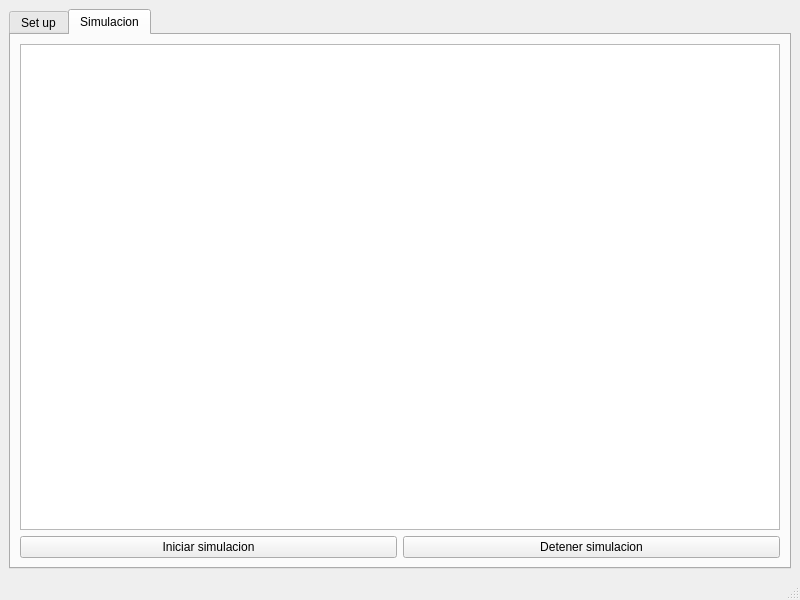
<?xml version="1.0" encoding="UTF-8"?>
<ui version="4.0">
 <class>MainWindow</class>
 <widget class="QMainWindow" name="MainWindow">
  <property name="geometry">
   <rect>
    <x>0</x>
    <y>0</y>
    <width>800</width>
    <height>600</height>
   </rect>
  </property>
  <property name="windowTitle">
   <string>MainWindow</string>
  </property>
  <widget class="QWidget" name="centralwidget">
   <layout class="QHBoxLayout" name="horizontalLayout_3">
    <item>
     <widget class="QTabWidget" name="TabWidget">
      <property name="currentIndex">
       <number>1</number>
      </property>
      <widget class="QWidget" name="SetUpTab">
       <attribute name="title">
        <string>Set up</string>
       </attribute>
       <widget class="QWidget" name="layoutWidget">
        <property name="geometry">
         <rect>
          <x>0</x>
          <y>40</y>
          <width>311</width>
          <height>27</height>
         </rect>
        </property>
        <layout class="QHBoxLayout" name="horizontalLayout_2">
         <item>
          <widget class="QLabel" name="cantCuerposLbl">
           <property name="text">
            <string>Cantidad de cuerpos</string>
           </property>
          </widget>
         </item>
         <item>
          <widget class="QSpinBox" name="cantCuerposSpinBox"/>
         </item>
         <item>
          <widget class="QPushButton" name="aplicarBtn">
           <property name="text">
            <string>Aplicar</string>
           </property>
          </widget>
         </item>
        </layout>
       </widget>
       <widget class="QWidget" name="widget" native="true">
        <property name="geometry">
         <rect>
          <x>0</x>
          <y>140</y>
          <width>781</width>
          <height>31</height>
         </rect>
        </property>
        <widget class="QWidget" name="layoutWidget">
         <property name="geometry">
          <rect>
           <x>0</x>
           <y>0</y>
           <width>771</width>
           <height>27</height>
          </rect>
         </property>
         <layout class="QHBoxLayout" name="horizontalLayout_5">
          <item alignment="Qt::AlignHCenter">
           <widget class="QLabel" name="label">
            <property name="text">
             <string>1</string>
            </property>
           </widget>
          </item>
          <item>
           <widget class="QSpinBox" name="w1_x0_sb"/>
          </item>
          <item>
           <widget class="QSpinBox" name="w1_Y0_sb"/>
          </item>
          <item>
           <widget class="QDoubleSpinBox" name="w1_m_dsb"/>
          </item>
          <item>
           <widget class="QDoubleSpinBox" name="w1_r_dsb"/>
          </item>
          <item>
           <widget class="QDoubleSpinBox" name="w1_vx0_dsb"/>
          </item>
          <item>
           <widget class="QDoubleSpinBox" name="w1_vy0_dsb"/>
          </item>
         </layout>
        </widget>
       </widget>
       <widget class="QWidget" name="widget_2" native="true">
        <property name="geometry">
         <rect>
          <x>0</x>
          <y>180</y>
          <width>781</width>
          <height>31</height>
         </rect>
        </property>
        <widget class="QWidget" name="layoutWidget_2">
         <property name="geometry">
          <rect>
           <x>0</x>
           <y>0</y>
           <width>771</width>
           <height>27</height>
          </rect>
         </property>
         <layout class="QHBoxLayout" name="horizontalLayout_12">
          <item alignment="Qt::AlignHCenter">
           <widget class="QLabel" name="label_8">
            <property name="text">
             <string>2</string>
            </property>
           </widget>
          </item>
          <item>
           <widget class="QSpinBox" name="w2_x0_sb"/>
          </item>
          <item>
           <widget class="QSpinBox" name="w2_Y0_sb"/>
          </item>
          <item>
           <widget class="QDoubleSpinBox" name="w2_m_dsb"/>
          </item>
          <item>
           <widget class="QDoubleSpinBox" name="w2_r_dsb"/>
          </item>
          <item>
           <widget class="QDoubleSpinBox" name="w2_vx0_dsb"/>
          </item>
          <item>
           <widget class="QDoubleSpinBox" name="w2_vy0_dsb"/>
          </item>
         </layout>
        </widget>
       </widget>
       <widget class="QWidget" name="widget_3" native="true">
        <property name="geometry">
         <rect>
          <x>0</x>
          <y>220</y>
          <width>781</width>
          <height>31</height>
         </rect>
        </property>
        <widget class="QWidget" name="layoutWidget_3">
         <property name="geometry">
          <rect>
           <x>0</x>
           <y>0</y>
           <width>771</width>
           <height>27</height>
          </rect>
         </property>
         <layout class="QHBoxLayout" name="horizontalLayout_13">
          <item alignment="Qt::AlignHCenter">
           <widget class="QLabel" name="label_9">
            <property name="text">
             <string>3</string>
            </property>
           </widget>
          </item>
          <item>
           <widget class="QSpinBox" name="w3_x0_sb"/>
          </item>
          <item>
           <widget class="QSpinBox" name="w3_Y0_sb"/>
          </item>
          <item>
           <widget class="QDoubleSpinBox" name="w3_m_dsb"/>
          </item>
          <item>
           <widget class="QDoubleSpinBox" name="w3_r_dsb"/>
          </item>
          <item>
           <widget class="QDoubleSpinBox" name="w3_vx0_dsb"/>
          </item>
          <item>
           <widget class="QDoubleSpinBox" name="w3_vy0_dsb"/>
          </item>
         </layout>
        </widget>
       </widget>
       <widget class="QWidget" name="widget_4" native="true">
        <property name="geometry">
         <rect>
          <x>0</x>
          <y>260</y>
          <width>781</width>
          <height>31</height>
         </rect>
        </property>
        <widget class="QWidget" name="layoutWidget_4">
         <property name="geometry">
          <rect>
           <x>0</x>
           <y>0</y>
           <width>771</width>
           <height>27</height>
          </rect>
         </property>
         <layout class="QHBoxLayout" name="horizontalLayout_14">
          <item alignment="Qt::AlignHCenter">
           <widget class="QLabel" name="label_10">
            <property name="text">
             <string>4</string>
            </property>
           </widget>
          </item>
          <item>
           <widget class="QSpinBox" name="w4_x0_sb"/>
          </item>
          <item>
           <widget class="QSpinBox" name="w4_Y0_sb"/>
          </item>
          <item>
           <widget class="QDoubleSpinBox" name="w4_m_dsb"/>
          </item>
          <item>
           <widget class="QDoubleSpinBox" name="w4_r_dsb"/>
          </item>
          <item>
           <widget class="QDoubleSpinBox" name="w4_vx0_dsb"/>
          </item>
          <item>
           <widget class="QDoubleSpinBox" name="w4_vy0_dsb"/>
          </item>
         </layout>
        </widget>
       </widget>
       <widget class="QWidget" name="widget_5" native="true">
        <property name="geometry">
         <rect>
          <x>0</x>
          <y>300</y>
          <width>781</width>
          <height>31</height>
         </rect>
        </property>
        <widget class="QWidget" name="layoutWidget_5">
         <property name="geometry">
          <rect>
           <x>0</x>
           <y>0</y>
           <width>771</width>
           <height>27</height>
          </rect>
         </property>
         <layout class="QHBoxLayout" name="horizontalLayout_15">
          <item alignment="Qt::AlignHCenter">
           <widget class="QLabel" name="label_11">
            <property name="text">
             <string>5</string>
            </property>
           </widget>
          </item>
          <item>
           <widget class="QSpinBox" name="w5_x0_sb"/>
          </item>
          <item>
           <widget class="QSpinBox" name="w5_Y0_sb"/>
          </item>
          <item>
           <widget class="QDoubleSpinBox" name="w5_m_dsb"/>
          </item>
          <item>
           <widget class="QDoubleSpinBox" name="w5_r_dsb"/>
          </item>
          <item>
           <widget class="QDoubleSpinBox" name="w5_vx0_dsb"/>
          </item>
          <item>
           <widget class="QDoubleSpinBox" name="w5_vy0_dsb"/>
          </item>
         </layout>
        </widget>
       </widget>
       <widget class="QWidget" name="widget_6" native="true">
        <property name="geometry">
         <rect>
          <x>0</x>
          <y>340</y>
          <width>781</width>
          <height>31</height>
         </rect>
        </property>
        <widget class="QWidget" name="layoutWidget_8">
         <property name="geometry">
          <rect>
           <x>0</x>
           <y>0</y>
           <width>771</width>
           <height>27</height>
          </rect>
         </property>
         <layout class="QHBoxLayout" name="horizontalLayout_16">
          <item alignment="Qt::AlignHCenter">
           <widget class="QLabel" name="label_12">
            <property name="text">
             <string>6</string>
            </property>
           </widget>
          </item>
          <item>
           <widget class="QSpinBox" name="w6_x0_sb"/>
          </item>
          <item>
           <widget class="QSpinBox" name="w6_Y0_sb"/>
          </item>
          <item>
           <widget class="QDoubleSpinBox" name="w6_m_dsb"/>
          </item>
          <item>
           <widget class="QDoubleSpinBox" name="w6_r_dsb"/>
          </item>
          <item>
           <widget class="QDoubleSpinBox" name="w6_vx0_dsb"/>
          </item>
          <item>
           <widget class="QDoubleSpinBox" name="w6_vy0_dsb"/>
          </item>
         </layout>
        </widget>
       </widget>
       <widget class="QWidget" name="widget_7" native="true">
        <property name="geometry">
         <rect>
          <x>0</x>
          <y>380</y>
          <width>781</width>
          <height>31</height>
         </rect>
        </property>
        <widget class="QWidget" name="layoutWidget_9">
         <property name="geometry">
          <rect>
           <x>0</x>
           <y>0</y>
           <width>771</width>
           <height>27</height>
          </rect>
         </property>
         <layout class="QHBoxLayout" name="horizontalLayout_17">
          <item alignment="Qt::AlignHCenter">
           <widget class="QLabel" name="label_13">
            <property name="text">
             <string>7</string>
            </property>
           </widget>
          </item>
          <item>
           <widget class="QSpinBox" name="w7_x0_sb"/>
          </item>
          <item>
           <widget class="QSpinBox" name="w7_Y0_sb"/>
          </item>
          <item>
           <widget class="QDoubleSpinBox" name="w7_m_dsb"/>
          </item>
          <item>
           <widget class="QDoubleSpinBox" name="w7_r_dsb"/>
          </item>
          <item>
           <widget class="QDoubleSpinBox" name="w7_vx0_dsb"/>
          </item>
          <item>
           <widget class="QDoubleSpinBox" name="w7_vy0_dsb"/>
          </item>
         </layout>
        </widget>
       </widget>
       <widget class="QWidget" name="widget_8" native="true">
        <property name="geometry">
         <rect>
          <x>0</x>
          <y>100</y>
          <width>781</width>
          <height>21</height>
         </rect>
        </property>
        <widget class="QWidget" name="layoutWidget">
         <property name="geometry">
          <rect>
           <x>0</x>
           <y>0</y>
           <width>771</width>
           <height>18</height>
          </rect>
         </property>
         <layout class="QHBoxLayout" name="horizontalLayout">
          <item>
           <widget class="QLabel" name="cuerpoLbl">
            <property name="text">
             <string>Cuerpo</string>
            </property>
            <property name="alignment">
             <set>Qt::AlignCenter</set>
            </property>
            <property name="margin">
             <number>0</number>
            </property>
           </widget>
          </item>
          <item>
           <widget class="QLabel" name="X0Lbl">
            <property name="text">
             <string>Posicion X inicial</string>
            </property>
            <property name="alignment">
             <set>Qt::AlignCenter</set>
            </property>
           </widget>
          </item>
          <item>
           <widget class="QLabel" name="Y0Lbl">
            <property name="text">
             <string>Posicion Y inicial</string>
            </property>
            <property name="alignment">
             <set>Qt::AlignCenter</set>
            </property>
           </widget>
          </item>
          <item>
           <widget class="QLabel" name="masaLbl">
            <property name="text">
             <string>Masa</string>
            </property>
            <property name="alignment">
             <set>Qt::AlignCenter</set>
            </property>
           </widget>
          </item>
          <item>
           <widget class="QLabel" name="radioLbl">
            <property name="text">
             <string>Radio</string>
            </property>
            <property name="alignment">
             <set>Qt::AlignCenter</set>
            </property>
           </widget>
          </item>
          <item>
           <widget class="QLabel" name="velX0Lbl">
            <property name="text">
             <string>Vel. X inicial</string>
            </property>
            <property name="alignment">
             <set>Qt::AlignCenter</set>
            </property>
           </widget>
          </item>
          <item>
           <widget class="QLabel" name="velY0Lbl">
            <property name="text">
             <string>Vel. Y inicial</string>
            </property>
            <property name="alignment">
             <set>Qt::AlignCenter</set>
            </property>
           </widget>
          </item>
         </layout>
        </widget>
       </widget>
       <widget class="QWidget" name="layoutWidget">
        <property name="geometry">
         <rect>
          <x>9</x>
          <y>476</y>
          <width>241</width>
          <height>26</height>
         </rect>
        </property>
        <layout class="QHBoxLayout" name="horizontalLayout_4">
         <item>
          <widget class="QPushButton" name="guardarValoresBtn">
           <property name="text">
            <string>Guardar valores</string>
           </property>
          </widget>
         </item>
         <item>
          <widget class="QPushButton" name="limpiarValoresBtn">
           <property name="text">
            <string>Limpiar</string>
           </property>
          </widget>
         </item>
        </layout>
       </widget>
      </widget>
      <widget class="QWidget" name="simTab">
       <attribute name="title">
        <string>Simulacion</string>
       </attribute>
       <layout class="QGridLayout" name="gridLayout">
        <item row="2" column="1">
         <widget class="QPushButton" name="stopSimBtn">
          <property name="text">
           <string>Detener simulacion</string>
          </property>
         </widget>
        </item>
        <item row="2" column="0">
         <widget class="QPushButton" name="startSimBtn">
          <property name="text">
           <string>Iniciar simulacion</string>
          </property>
         </widget>
        </item>
        <item row="0" column="0" colspan="2">
         <widget class="QGraphicsView" name="simGraphicsView"/>
        </item>
       </layout>
      </widget>
     </widget>
    </item>
   </layout>
  </widget>
  <widget class="QMenuBar" name="menubar">
   <property name="geometry">
    <rect>
     <x>0</x>
     <y>0</y>
     <width>800</width>
     <height>21</height>
    </rect>
   </property>
   <property name="nativeMenuBar">
    <bool>true</bool>
   </property>
  </widget>
  <widget class="QStatusBar" name="statusbar"/>
 </widget>
 <resources/>
 <connections/>
</ui>
